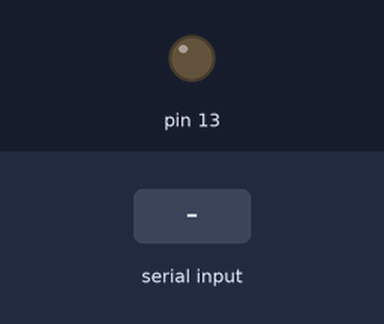
A sketch run on a simulated Arduino Uno, built with avr-gcc and run on an emulated ATmega328P. Shown: output pins drawn as LEDs (lit = HIGH). The inputs (shaded band) are chosen by the test bench.

Above: at 1.2 s.
1.3 s: "1" received over Serial
At 1.9 s:
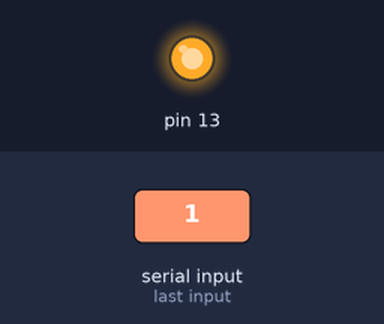
Timing chart, 0 to 4.3 s (numbered marks = the images above; inputs shaded):
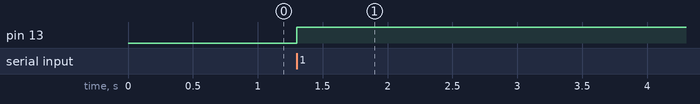

Measured:
- after the input at 1.3 s, pin 13: LOW → HIGH at once

The sketch:

Blink.ino
```cpp
// the setup function runs once when you press reset or power the board
void setup() {
  // initialize digital pin 13 as an output.
  pinMode(13, OUTPUT);
  digitalWrite(13, LOW);
  Serial.begin(9600);
}

// the loop function runs over and over again forever
void loop()
{
	if (Serial.available() > 0)
	{
		if (Serial.read() == '1')
		{
			digitalWrite(13, HIGH);
		}
		if (Serial.read() == '0')
		{
			digitalWrite(13, LOW);
		}
	}
}
```
